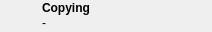
               <widget class="QWidget" name="widget_7" native="true">
                <property name="sizePolicy">
                 <sizepolicy hsizetype="Preferred" vsizetype="Preferred">
                  <horstretch>0</horstretch>
                  <verstretch>0</verstretch>
                 </sizepolicy>
                </property>
                <property name="minimumSize">
                 <size>
                  <width>0</width>
                  <height>32</height>
                 </size>
                </property>
                <property name="maximumSize">
                 <size>
                  <width>16777215</width>
                  <height>32</height>
                 </size>
                </property>
                <layout class="QHBoxLayout" name="horizontalLayout_6">
                 <property name="spacing">
                  <number>5</number>
                 </property>
                 <property name="leftMargin">
                  <number>5</number>
                 </property>
                 <property name="topMargin">
                  <number>0</number>
                 </property>
                 <property name="rightMargin">
                  <number>0</number>
                 </property>
                 <property name="bottomMargin">
                  <number>0</number>
                 </property>
                 <item>
                  <widget class="QLabel" name="copyIcon">
                   <property name="sizePolicy">
                    <sizepolicy hsizetype="Fixed" vsizetype="Fixed">
                     <horstretch>0</horstretch>
                     <verstretch>0</verstretch>
                    </sizepolicy>
                   </property>
                   <property name="minimumSize">
                    <size>
                     <width>32</width>
                     <height>32</height>
                    </size>
                   </property>
                   <property name="maximumSize">
                    <size>
                     <width>32</width>
                     <height>32</height>
                    </size>
                   </property>
                   <property name="frameShape">
                    <enum>QFrame::NoFrame</enum>
                   </property>
                   <property name="text">
                    <string/>
                   </property>
                   <property name="pixmap">
                    <pixmap resource="../../../../resources/icons_pq.qrc">:/pq/icons/pausequafe/bp/copy.png</pixmap>
                   </property>
                  </widget>
                 </item>
                 <item>
                  <layout class="QVBoxLayout" name="verticalLayout_10">
                   <property name="spacing">
                    <number>0</number>
                   </property>
                   <item>
                    <widget class="QLabel" name="label_17">
                     <property name="sizePolicy">
                      <sizepolicy hsizetype="Preferred" vsizetype="Fixed">
                       <horstretch>0</horstretch>
                       <verstretch>0</verstretch>
                      </sizepolicy>
                     </property>
                     <property name="minimumSize">
                      <size>
                       <width>170</width>
                       <height>14</height>
                      </size>
                     </property>
                     <property name="maximumSize">
                      <size>
                       <width>16777215</width>
                       <height>14</height>
                      </size>
                     </property>
                     <property name="text">
                      <string>&lt;b&gt;Copying&lt;/b&gt;</string>
                     </property>
                     <property name="textFormat">
                      <enum>Qt::AutoText</enum>
                     </property>
                    </widget>
                   </item>
                   <item>
                    <widget class="QLabel" name="copyLabel">
                     <property name="sizePolicy">
                      <sizepolicy hsizetype="Preferred" vsizetype="Fixed">
                       <horstretch>0</horstretch>
                       <verstretch>0</verstretch>
                      </sizepolicy>
                     </property>
                     <property name="minimumSize">
                      <size>
                       <width>170</width>
                       <height>14</height>
                      </size>
                     </property>
                     <property name="maximumSize">
                      <size>
                       <width>16777215</width>
                       <height>14</height>
                      </size>
                     </property>
                     <property name="text">
                      <string>-</string>
                     </property>
                    </widget>
                   </item>
                  </layout>
                 </item>
                </layout>
               </widget>
